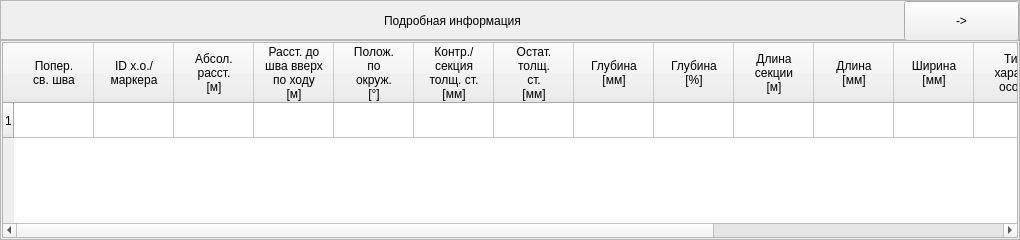
          <widget class="QWidget" name="page">
           <layout class="QVBoxLayout" name="verticalLayout_6">
            <property name="spacing">
             <number>0</number>
            </property>
            <property name="leftMargin">
             <number>0</number>
            </property>
            <property name="topMargin">
             <number>0</number>
            </property>
            <property name="rightMargin">
             <number>0</number>
            </property>
            <property name="bottomMargin">
             <number>0</number>
            </property>
            <item>
             <widget class="QFrame" name="frame_7">
              <property name="minimumSize">
               <size>
                <width>1020</width>
                <height>40</height>
               </size>
              </property>
              <property name="maximumSize">
               <size>
                <width>16777215</width>
                <height>40</height>
               </size>
              </property>
              <property name="frameShape">
               <enum>QFrame::StyledPanel</enum>
              </property>
              <property name="frameShadow">
               <enum>QFrame::Raised</enum>
              </property>
              <layout class="QHBoxLayout" name="horizontalLayout_8">
               <property name="spacing">
                <number>0</number>
               </property>
               <property name="leftMargin">
                <number>0</number>
               </property>
               <property name="topMargin">
                <number>0</number>
               </property>
               <property name="rightMargin">
                <number>0</number>
               </property>
               <property name="bottomMargin">
                <number>0</number>
               </property>
               <item>
                <widget class="QLabel" name="label_3">
                 <property name="minimumSize">
                  <size>
                   <width>900</width>
                   <height>40</height>
                  </size>
                 </property>
                 <property name="maximumSize">
                  <size>
                   <width>65556</width>
                   <height>40</height>
                  </size>
                 </property>
                 <property name="text">
                  <string>Подробная информация</string>
                 </property>
                 <property name="alignment">
                  <set>Qt::AlignCenter</set>
                 </property>
                </widget>
               </item>
               <item>
                <widget class="QPushButton" name="pushButton_2">
                 <property name="minimumSize">
                  <size>
                   <width>115</width>
                   <height>40</height>
                  </size>
                 </property>
                 <property name="maximumSize">
                  <size>
                   <width>115</width>
                   <height>40</height>
                  </size>
                 </property>
                 <property name="text">
                  <string>-&gt;</string>
                 </property>
                </widget>
               </item>
              </layout>
             </widget>
            </item>
            <item>
             <widget class="QFrame" name="frame_6">
              <property name="minimumSize">
               <size>
                <width>1020</width>
                <height>200</height>
               </size>
              </property>
              <property name="maximumSize">
               <size>
                <width>16777215</width>
                <height>16777215</height>
               </size>
              </property>
              <property name="frameShape">
               <enum>QFrame::StyledPanel</enum>
              </property>
              <property name="frameShadow">
               <enum>QFrame::Raised</enum>
              </property>
              <layout class="QHBoxLayout" name="horizontalLayout_6">
               <property name="spacing">
                <number>0</number>
               </property>
               <property name="leftMargin">
                <number>1</number>
               </property>
               <property name="topMargin">
                <number>1</number>
               </property>
               <property name="rightMargin">
                <number>1</number>
               </property>
               <property name="bottomMargin">
                <number>1</number>
               </property>
               <item>
                <widget class="QTableWidget" name="tableWidget_2">
                 <property name="styleSheet">
                  <string notr="true">font: 12pt &quot;Ubuntu Mono&quot;;</string>
                 </property>
                 <attribute name="horizontalHeaderMinimumSectionSize">
                  <number>35</number>
                 </attribute>
                 <attribute name="horizontalHeaderDefaultSectionSize">
                  <number>80</number>
                 </attribute>
                 <attribute name="verticalHeaderMinimumSectionSize">
                  <number>35</number>
                 </attribute>
                 <attribute name="verticalHeaderDefaultSectionSize">
                  <number>35</number>
                 </attribute>
                 <row>
                  <property name="text">
                   <string>1</string>
                  </property>
                 </row>
                 <column>
                  <property name="text">
                   <string>Попер.
св. шва</string>
                  </property>
                 </column>
                 <column>
                  <property name="text">
                   <string>ID х.о./
маркера</string>
                  </property>
                 </column>
                 <column>
                  <property name="text">
                   <string>Абсол.
расст.
[м]</string>
                  </property>
                 </column>
                 <column>
                  <property name="text">
                   <string>Расст. до
шва вверх
по ходу
[м]</string>
                  </property>
                 </column>
                 <column>
                  <property name="text">
                   <string>Полож.
по
окруж.
[°]</string>
                  </property>
                 </column>
                 <column>
                  <property name="text">
                   <string>Контр./
секция
толщ. ст.
[мм]</string>
                  </property>
                 </column>
                 <column>
                  <property name="text">
                   <string>Остат.
толщ.
ст.
[мм]</string>
                  </property>
                 </column>
                 <column>
                  <property name="text">
                   <string>Глубина
[мм]</string>
                  </property>
                 </column>
                 <column>
                  <property name="text">
                   <string>Глубина
[%]</string>
                  </property>
                 </column>
                 <column>
                  <property name="text">
                   <string>Длина
секции
[м]</string>
                  </property>
                 </column>
                 <column>
                  <property name="text">
                   <string>Длина
[мм]</string>
                  </property>
                 </column>
                 <column>
                  <property name="text">
                   <string>Ширина
[мм]</string>
                  </property>
                 </column>
                 <column>
                  <property name="text">
                   <string>Тип
характ.
особ.</string>
                  </property>
                 </column>
                 <column>
                  <property name="text">
                   <string>Подтип</string>
                  </property>
                 </column>
                 <column>
                  <property name="text">
                   <string>Примечание</string>
                  </property>
                 </column>
                 <column>
                  <property name="text">
                   <string>Отн.
пол.</string>
                  </property>
                 </column>
                 <column>
                  <property name="text">
                   <string>Полож.
в стенке</string>
                  </property>
                 </column>
                 <item row="0" column="12">
                  <property name="text">
                   <string/>
                  </property>
                 </item>
                </widget>
               </item>
              </layout>
             </widget>
            </item>
           </layout>
          </widget>
